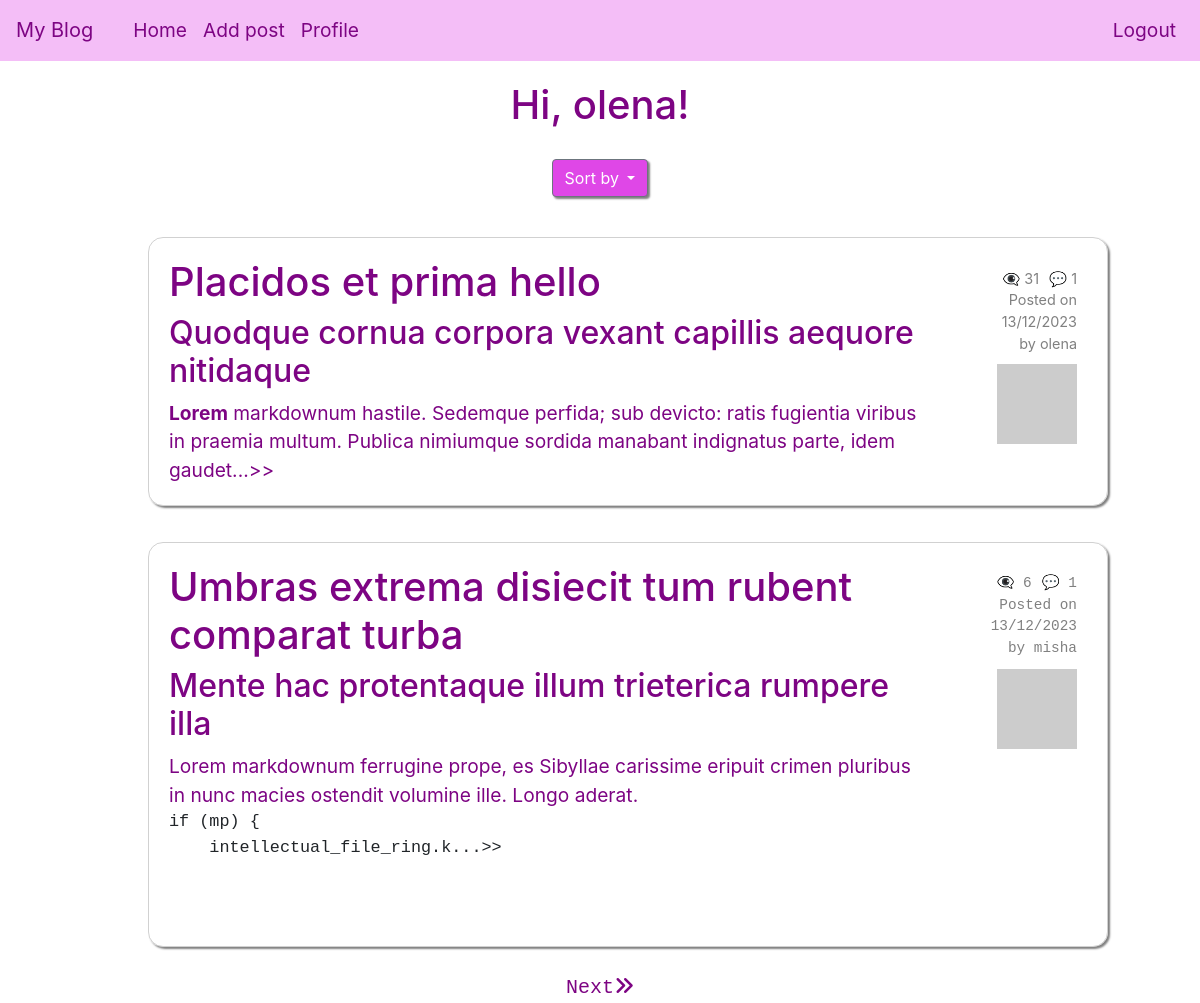
The app's page /home (signed in) with its own data.
### app/models/models.py (models this page shows, shortened)
class User(UserMixin, db.Model):
    __tablename__ = "user"
    id = db.Column(db.Integer, primary_key=True)
    username = db.Column(String(64), unique=True, nullable=False)
    email = db.Column(db.String(120), unique=True, nullable=False)
    isAdmin = db.Column(db.Boolean, nullable=False)
    password_hash = db.Column(String(256))
    profile_image = db.Column(String(256))
    info = db.Column(String(256))
    posts = db.relationship('Post', back_populates='user', cascade='all, delete-orphan')
    comments = db.relationship('Comment', back_populates='user', cascade='all, delete-orphan')
    def get_avatar(self, size):
        digest = md5(self.email.lower().encode('utf-8')).hexdigest()
        self.profile_image = f'https://www.gravatar.com/avatar/{digest}?d=identicon&s={size}'
        return self.profile_image

class Post(db.Model):
    __tablename__ = "post"
    id = db.Column(db.Integer, primary_key=True)
    title = db.Column(String(250))
    title_html = db.Column(db.String(250))
    body = db.Column(String(2500))
    body_html = db.Column(db.String(2500))
    timestamp = db.Column(DateTime, default=func.now())
    user_id = db.Column(db.Integer, db.ForeignKey('user.id'), nullable=False)
    user = db.relationship('User', back_populates='posts')
    comments = db.relationship('Comment', back_populates='post', cascade='all, delete-orphan')
    views = db.Column(db.Integer, server_default=str(0))
    def get_comments_length(self):
        commments = Comment.query.filter_by(post_id=self.id).all()
        return len(commments)

### app/routes/routes.py (the view)
@blueprint.route('/', methods=["GET", "POST"])
@blueprint.route('/home', methods=["GET", "POST"])
@login_required
def index():
    page = request.args.get('page', 1, type=int)
    per_page = 2
    posts = Post.query.filter().paginate(page=page, per_page=per_page, error_out=False)
    form = DropdownForm()
    return render_template("index.html", posts=posts, form=form)

### app/templates/index.html (shortened to what this page needs)
{% extends "base.html" %}{% import "bootstrap/wtf.html" as wtf %} {% block
content %} {% if current_user.isAdmin %}
<div class="admin-view-link"><a href="/admin">Admin view</a></div>
<div class="extra">
    <h1 class="greeting">Hi, {{current_user.username }}!</h1>
</div>
{% else %}
<h1 class="greeting">Hi, {{current_user.username }}!</h1>
{% endif %} {% if posts %}
<div class="dropdown">
    <button
        class="btn btn-secondary dropdown-toggle"
        type="button"
        id="dropdownMenuButton"
        data-toggle="dropdown"
        aria-haspopup="true"
        aria-expanded="false"
    >
        Sort by
    </button>
</div>
{% for post in posts %}
<div class="posts">
    <ul>
        <a href="{{url_for('main.post', id=post.id)}}" class="post-link">
            <li class="post">
                <div class="avatar-comment">
                    <div>
                        {% if post.title_html %}
                        {{post.title_html | safe}}
                        {% else %}
                        <p class="comment-title">{{ post.title}}</p>
                        {% endif %}
                        {% if post.body_html %}
                        {{(post.body_html | safe)[0:250]}}...>>
                        {% else %}
                        {{post.body[0:250]}}...>>
                        {% endif %}
                    </div>
                </div>
                <div class="comments-date">
                    <div class="comments-views">
                        {% if not post.views%}
                        <p>👁️‍🗨️ 0</p>
                        {% else %}
                        <p>👁️‍🗨️ {{post.views}}</p>
                        {% endif %}
                        <p>💬 {{post.get_comments_length()}}</p>
                    </div>
                    <p>Posted on</p>
                    <p>{{post.timestamp.strftime('%d/%m/%Y')}}</p>
                    by {{post.user.username}}
                    <a href="{{url_for('main.user', username=post.user.username)}}">
                        <img src="{{ post.user.get_avatar(64) }}"
                    /></a>
                </div></li
        ></a>
    </ul>
</div>
{% endfor %}
{% if not sort_by %}
<div class="arrows">
    {% if posts.has_next %}
    <a href="{{ url_for('main.index', page=posts.next_num) }}">Next<i class="fa-solid fa-angles-right"></i>️</a>
    {% endif %}
</div>
{%endif%}
{% else %}
<h4 class="greeting">No posts yet</h4>
<h4 class="greeting">Be the first to create a post</h4>
{% endif %} {% endblock %}

### app/static/style.css (style rules this page uses)
* { margin: 0; box-sizing: border-box; }
html { scroll-behavior: smooth; }
a { cursor: pointer; text-decoration: none; color: rgb(223, 71, 231); }
button, .btn { cursor: pointer; }
.btn { float: right; background: rgb(223, 71, 231); color: white; box-shadow: 2px 2px 2px grey; }
ul { list-style-type: none; margin-left: 1rem; font-size: larger; }
.greeting { text-align: center; color: rgb(125, 4, 131); margin: 20px 0; }
.posts { display: flex; flex-direction: column; align-items: center; }
.post { margin: 10px; border: 1px solid rgba(128, 128, 128, 0.364); border-radius: 15px; padding: 20px; box-shadow: 2px 2px 2px grey; width: 80vw; display: grid; grid-template-columns: 5fr 1fr; grid-template-rows: 1fr; }
.comments-date, .comments-date a { display: flex; flex-direction: column; font-size: 0.9rem; align-items: flex-end; justify-content: flex-start; color: grey; padding: 5px; }
.comments-views { display: flex; flex-direction: row; font-size: 0.9rem; justify-content: center; gap: 10px; }
.avatar-comment { display: flex; gap: 20px; align-items: center; color: rgb(125, 4, 131); }
.avatar-comment p { margin: 0; }
.comments-date p { display: flex; flex-direction: column; margin: 0px; }
.dropdown { display: flex; justify-content: center; margin: 30px 0; }
.arrows { display: flex; justify-content: center; font-size: 20px; gap: 20px; }
.arrows a { color: rgb(125, 4, 131); }

### records on screen
User: username "olena"
Post: title_html "Placidos et prima hello", body_html "Quodque cornua corpora vexant capillis aequore nitidaque Lorem markdownum hastile. Sedemque perfida; sub devicto: ratis fugientia viribus in praemia multum. Publica nimiumque sordida manabant indignatus parte, idem gaudet", views "31", get_comments_length "1", timestamp "13/12/2023", user.username "olena"
Post: title_html "Umbras extrema disiecit tum rubent comparat turba", body_html "Mente hac protentaque illum trieterica rumpere illa Lorem markdownum ferrugine prope, es Sibyllae carissime eripuit crimen pluribus in nunc macies ostendit volumine ille. Longo aderat. if (mp) { intellectual_file_ring.k", views "6", get_comments_length "1", timestamp "13/12/2023", user.username "misha"
